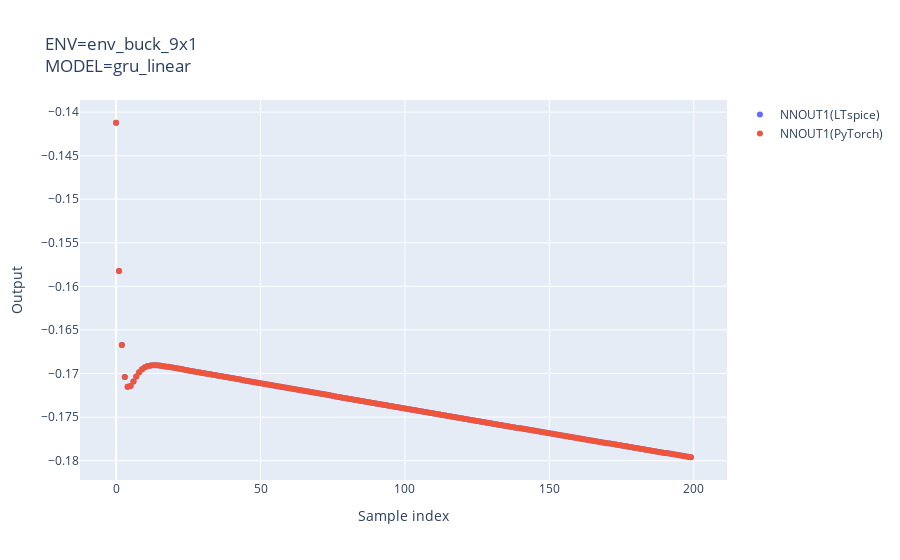

Source (notebook cell):
### Code cell
ENV_NAME = "env_buck_9x1"
MODEL_NAME = "gru_linear"
PY_FILENAME = ENV_NAME + '_' + MODEL_NAME     # output python file name
SP_FILENAME = ENV_NAME + '_' + MODEL_NAME     # output ltspice subcircuit name
actor = step1()
actions, actions_py = step2(actor)
step3(actions, actions_py)

### Figure 1 — Plotly figure (JSON) as saved in the notebook; plotly's stock layout.template omitted (floating-point values rounded to 4 significant figures; data arrays with more than 128 entries replaced by an {"elided": "..."} marker saying what was removed)
{"data": [{"mode": "markers", "name": "NNOUT1(LTspice)", "type": "scatter", "x": {"elided": "200 int values"}, "y": {"elided": "200 float values"}}, {"mode": "markers", "name": "NNOUT1(PyTorch)", "type": "scatter", "x": {"elided": "200 int values"}, "y": {"elided": "200 float values"}}], "layout": {"title": {"text": "ENV=env_buck_9x1<br>MODEL=gru_linear"}, "xaxis": {"title": {"text": "Sample index"}}, "yaxis": {"title": {"text": "Output"}}}}
